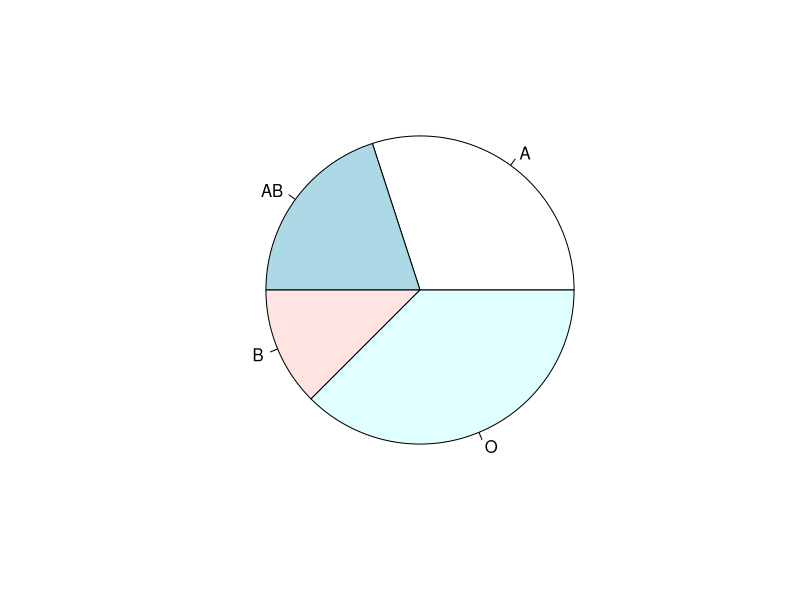

Generate this figure with R:
setwd("~/Study/CourseWork/Coursework/BigData/CSV")
student <- read.csv("student_blood_types.csv")
student_freq <- table(student$Blood)
student_freq
pie(student_freq)
